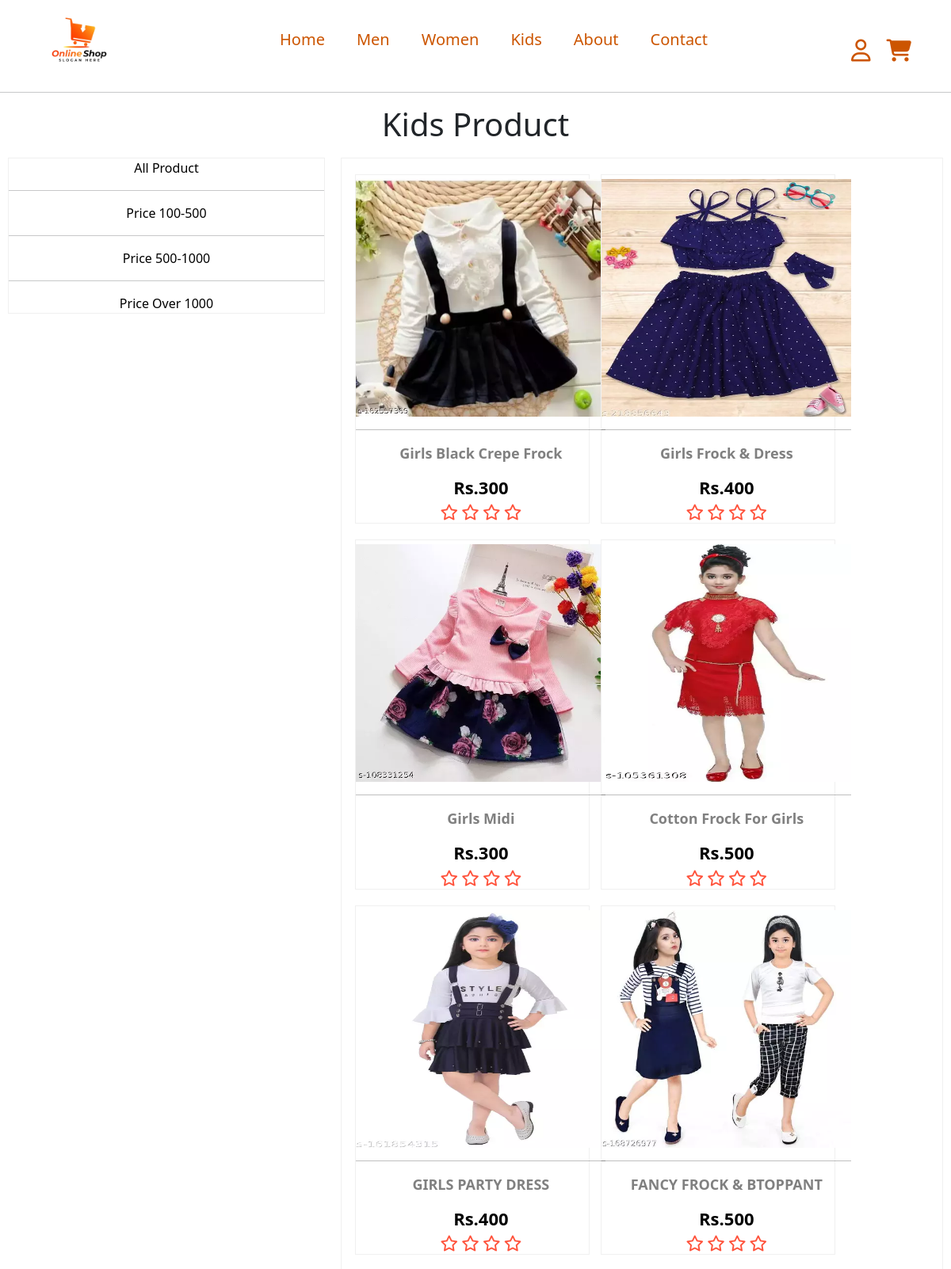
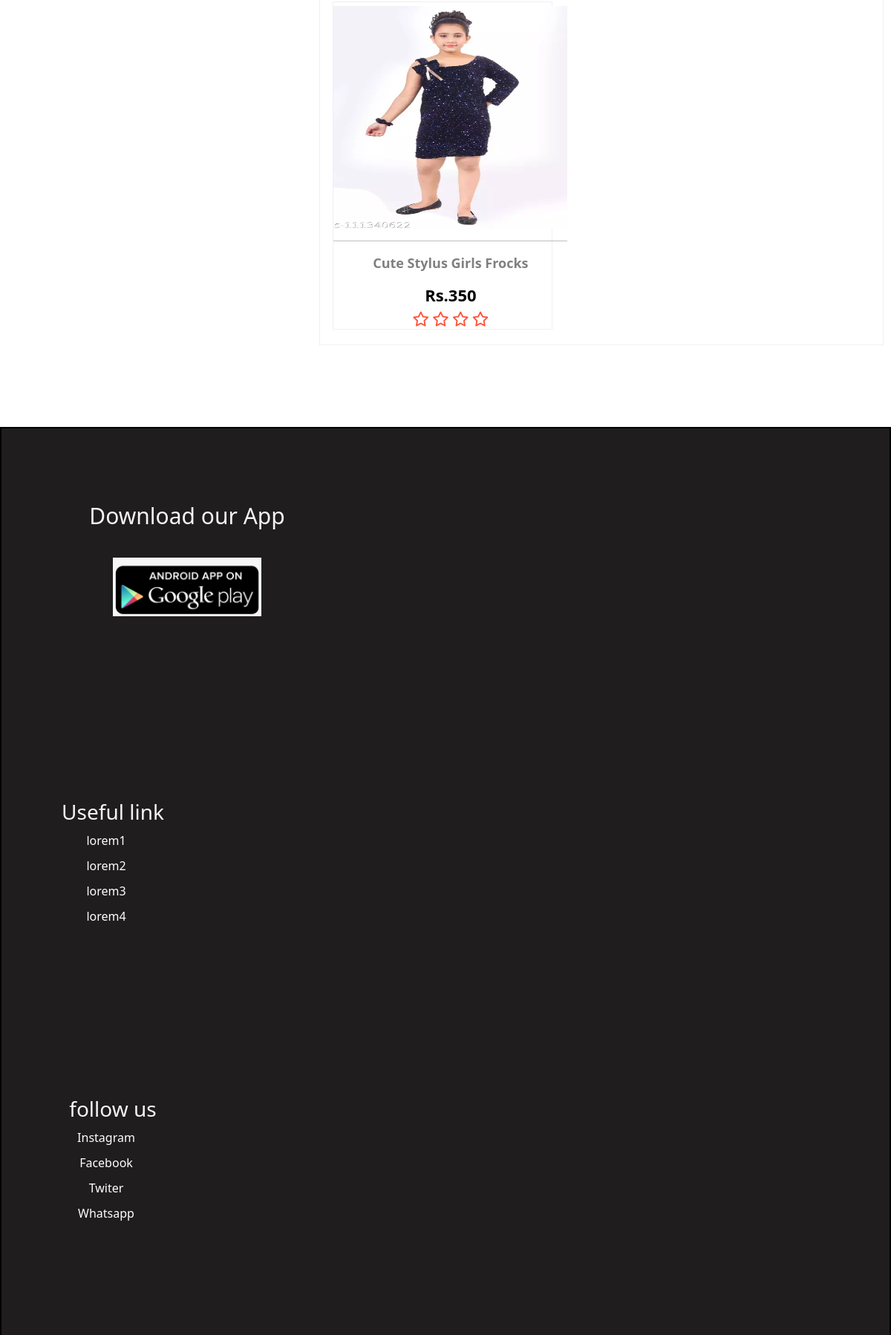
The page /kids/ (upper part) on the database its author committed (2 pictures, top to bottom).
### productapp/models.py (models this page shows, shortened)
class Product(models.Model):
    title = models.CharField(max_length=100)
    price = models.IntegerField()
    desc = models.CharField(max_length=1000)
    catagory = models.CharField(choices=CATEGORY_CHOICES,max_length=50)
    brand=models.CharField(choices=BRAND_CHOICES,max_length=50,default='s')
    images = models.ImageField(upload_to='media/productimages')
    color = models.CharField(max_length=255, null=True, blank=True)
    size = models.CharField(max_length=15, null=True, blank=True)

### productapp/views.py (the view)
# urls.py: path('kids/',views.kids),
def kids(request, data=None):
    if data == None:
        kidsproduct = Product.objects.filter(catagory='k')
    elif data == 'Below':
        kidsproduct = Product.objects.filter(
            catagory='k').filter(price__lt=500)
    elif data == 'above':
        kidsproduct = Product.objects.filter(
            catagory='k').filter(price__gt=500, price__lte=1000)
    elif data == 'over1000':
        kidsproduct = Product.objects.filter(catagory='k').filter(price__gt=1000)
    else:
        kidsproduct = Product.objects.filter(catagory='k')
    return render(
        request,
        'productapp/kids.html',
        {'kidsproduct': kidsproduct}
    )

### templates/productapp/kids.html (shortened to what this page needs)
{% extends 'productapp/headerandfooter.html' %}
{% block login %}
<!DOCTYPE html>
<html lang="en">
<head>
</head>
<body>
  <center>
    <h1>Kids Product</h1>
  </center>
  <div class="flex-container">
    <div class="flex-item" id="itme-1">
      <div class="flex-item1">
        <a href="/kids/">All Product</a>
        <hr />
        <a href="/kids/Below/">Price 100-500</a>
        <hr />
        <a href="/kids/above/">Price 500-1000</a>
        <hr />
        <a href="/kids/over1000/">Price Over 1000</a>
      </div>
    </div>
    <div class="flex-item" id="itme-2">
      <div class="allcart">
        {% for k in kidsproduct %}
        <div class="mencart">
          <a href="/productview/{{ k.id }}">
            <div class="productcart" id="productimg">
              <img src="/media/{{ k.images }}" alt="" />
            </div>
            <hr />
            <div class="productcart" id="productdetails">
              <p class="title">{{ k.title }}</p>
              <h3 class="price">Rs.{{ k.price }}</h3>
              <i class="fa-regular fa-star"></i>
              <i class="fa-regular fa-star"></i>
              <i class="fa-regular fa-star"></i>
              <i class="fa-regular fa-star"></i>
            </div>
          </a>
        </div>
        {% endfor %}
      </div>
    </div>
  </div>
</body>
</html>
{% endblock %}

### templates/productapp/kids.html (style rules this page uses)
.flex-container { display: flex; flex-wrap: wrap; }
.flex-item { border: 1px solid rgb(240, 240, 240); height: 100%; width: 400px; margin: 10px; text-align: center; }
#itme-2 { flex-grow: 2; }
.mencart { border: 1px solid rgb(240, 240, 240); }
.allcart { display: flex; flex-wrap: wrap; margin: 10px; }
.mencart { margin: 10px 1%; width: 23%; text-align: center; display: flex; flex-wrap: wrap; }
.fa-star { font-size: 20px; color: #ff523b; }
.title { font-size: 18px; font-weight: bold; color: gray; }
.price { font-size: 22px; font-weight: bold; }
.mencart a { text-decoration: none; color: black; }
.flex-item a { text-decoration: none; color: black; }
.productcart img { width: 315px; height: 300px; margin-top: 5px; }
@media (min-width: 1000px) and (max-width: 1372px) { .mencart { width: 40%; } }

### rows shown on the page
Product: images (picture), title "Girls Black Crepe Frock", price "300"
Product: images (picture), title "Girls Frock & Dress", price "400"
Product: images (picture), title "Girls Midi", price "300"
Product: images (picture), title "Cotton Frock For Girls", price "500"
Product: images (picture), title "GIRLS PARTY DRESS", price "400"
Product: images (picture), title "FANCY FROCK & BTOPPANT", price "500"
Product: images (picture), title "Cute Stylus Girls Frocks", price "350"
